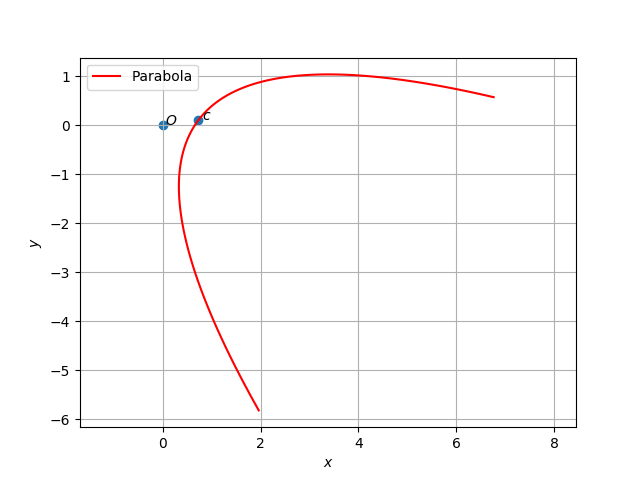

Python code for this plot:
import numpy as np
import matplotlib.pyplot as plt
from numpy import linalg as LA
import math

#setting up plot
fig = plt.figure()
ax = fig.add_subplot(111, aspect='equal')
len = 100
y = np.linspace(-4,4,len)

#Generating points on a parabola
def parab_gen(y,a):
	x = y**2/a
	return x

#parabola parameters
V = np.array(([16,-12],[-12,9]))
u = np.array(([16,43]))
f = -39
#p = np.array(([-3/5,4/5]))

O = np.array(([0,0]))
#Generating the Standard parabola

#Eigenvalues and eigenvectors
D_vec,P = LA.eig(V)
D = np.diag(D_vec)
#print(D_vec)
#print(D)
#print(P)
p = P[:,1]
eta = np.dot(u,p)
foc = 2*eta/D_vec[0]
#print(p,foc,D_vec[0])
x = parab_gen(y,foc)

cA = np.vstack((u+eta*p,V))
cb = np.vstack((-f,(eta*p-u).reshape(-1,1)))
c = LA.lstsq(cA,cb,rcond=None)[0]
c = c.flatten()

print(c,4823/6625,13/125,foc)
#print(cA,cb)
#print(p,c)

xStandardparab = np.vstack((x,y))
xActualparab = np.dot(P,xStandardparab) + c[:,np.newaxis]

#Labeling the coordinates
parab_coords = np.vstack((O,c)).T
plt.scatter(parab_coords[0,:], parab_coords[1,:])
vert_labels = ['$O$','$c$']
for i, txt in enumerate(vert_labels):
    plt.annotate(txt, # this is the text
                 (parab_coords[0,i], parab_coords[1,i]), # this is the point to label
                 textcoords="offset points", # how to position the text
                 xytext=(6,0), # distance from text to points (x,y)
                 ha='center') # horizontal alignment can be left, right or center


plt.plot(xActualparab[0,:],xActualparab[1,:],label='Parabola',color='r')

plt.xlabel('$x$')
plt.ylabel('$y$')
plt.legend(loc='best')
plt.grid() # minor
plt.axis('equal')
plt.show()
